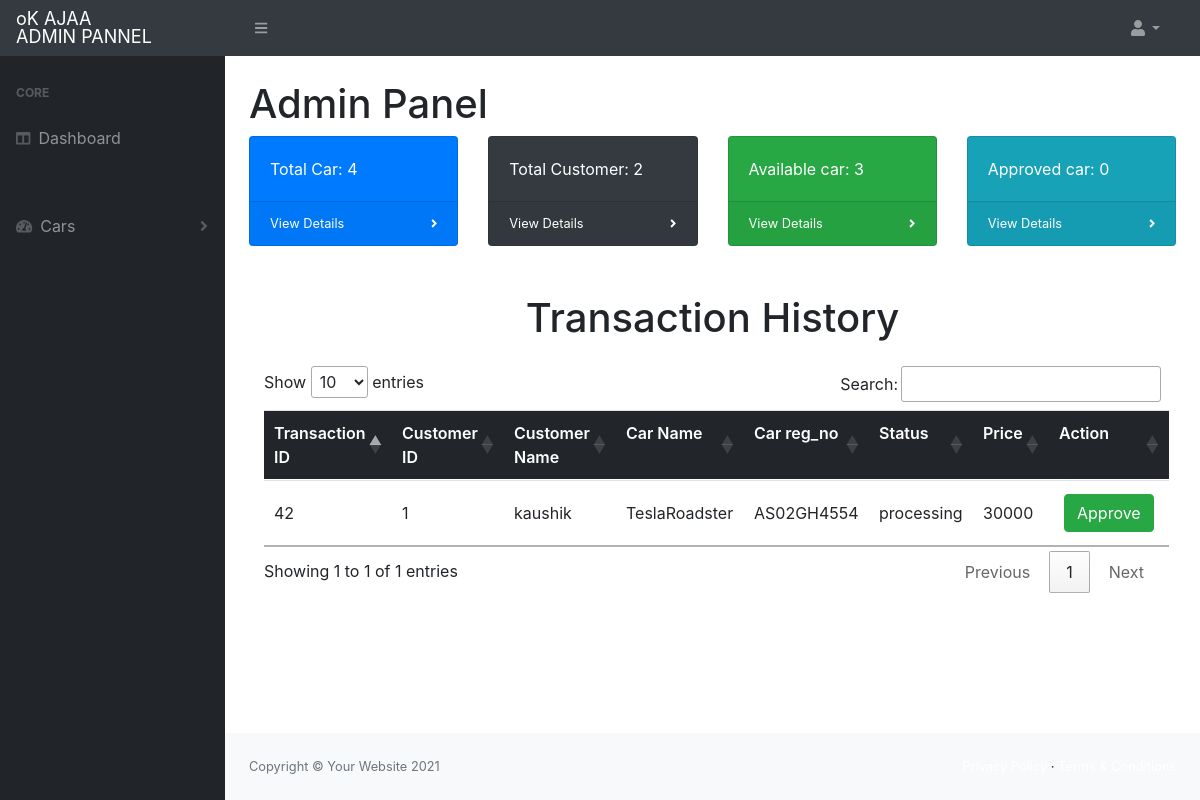
The app's page /admin/adminpanel.php (signed in) with its own data.
### tables this page shows
CREATE TABLE `car_transaction` (
  `transaction_id` bigint(20) NOT NULL,
  `user_id` int(100) NOT NULL,
  `reg_no` varchar(255) NOT NULL,
  `issue_date` varchar(20) DEFAULT NULL,
  `return_date` varchar(20) DEFAULT NULL,
  `issue_status` varchar(50) NOT NULL
);

CREATE TABLE `user` (
  `user_id` int(100) NOT NULL,
  `name` varchar(255) NOT NULL,
  `phone` varchar(11) NOT NULL,
  `email` varchar(100) NOT NULL,
  `password` varchar(100) NOT NULL
);

CREATE TABLE `car` (
  `reg_no` varchar(255) NOT NULL,
  `car_name` varchar(255) NOT NULL,
  `company` varchar(255) NOT NULL,
  `price` varchar(11) NOT NULL,
  `status` enum('available','processing','booked') NOT NULL DEFAULT 'available',
  `photo` varchar(100) NOT NULL
);

### admin/adminpanel.php (the view, shortened to what this page needs)
<?php
include 'connect.php';
include 'main.php';
$sql = ("SELECT COUNT(reg_no) FROM car");
$rs = mysqli_query($con, $sql);
$sql2 = ("SELECT COUNT(user_id) FROM user");
$rs2 = mysqli_query($con, $sql2);
$result = mysqli_fetch_array($rs);
$result2 = mysqli_fetch_array($rs2);
$sql4 = ("SELECT count(*) FROM car where status = \"available\"");
$result4 = mysqli_query($con, $sql4);
$available_car = mysqli_fetch_array($result4);
$sql5 = ("SELECT distinct count(transaction_id ) FROM car_transaction where issue_status='booked'");
$result5 = mysqli_query($con, $sql5);
$total_returned_book = mysqli_fetch_array($result5);
?>
<div class="row">
    <div class="col">
        <div class="card bg-primary text-white mb-4">
            <div class="card-body">Total Car: <?php echo $result[0]; ?> </div>
            <div class="card-footer d-flex align-items-center justify-content-between">
                <a class="small text-white stretched-link" href="viewcar.php">View Details</a>
                <div class="small text-white"><i class="fas fa-angle-right"></i></div>
            </div>
        </div>
    </div>
    <div class="col">
        <div class="card bg-dark text-white mb-4">
            <div class="card-body">Total Customer: <?php echo $result2[0]; ?></div>
            <div class="card-footer d-flex align-items-center justify-content-between">
                <a class="small text-white stretched-link" href="viewuser.php">View Details</a>
                <div class="small text-white"><i class="fas fa-angle-right"></i></div>
            </div>
        </div>
    </div>
    <div class="col">
        <div class="card bg-success text-white mb-4">
            <div class="card-body">Available car: <?php echo $available_car[0]; ?></div>
            <div class="card-footer d-flex align-items-center justify-content-between">
                <a class="small text-white stretched-link" href="available.php">View Details</a>
                <div class="small text-white"><i class="fas fa-angle-right"></i></div>
            </div>
        </div>
    </div>
    <div class="col">
        <div class="card bg-info text-white mb-4">
            <div class="card-body">Approved car: <?php echo $total_returned_book[0]; ?></div>
            <div class="card-footer d-flex align-items-center justify-content-between">
                <a class="small text-white stretched-link" href="returncar.php">View Details</a>
                <div class="small text-white"><i class="fas fa-angle-right"></i></div>
            </div>
        </div>
    </div>
</div>
<div class="container my-4" id="viewstudent">
    <h1 style="text-align: center;">Transaction History</h1>
</div>
<div class="container my-4">
    <table class="table" id="myTable">
        <thead class="thead">
            <tr>
                <td>Transaction ID</td>
                <td>Customer ID</td>
                <td>Customer Name</td>
                <td>Car Name</td>
                <td>Car reg_no</td>
                <td>Status</td>
                <td>Price</td>
                <td>Action</td>
            </tr>
        </thead>
        <tbody>
            <?php
            $query =' SELECT * FROM (( car_transaction inner join car on car_transaction.reg_no = car.reg_no) inner join user on car_transaction.user_id=user.user_id) where car_transaction.issue_status="processing"';
            $result = mysqli_query($con, $query);
            while ($row = mysqli_fetch_array($result)) {
                $issue_time = strtotime($row["issue_date"]);
                $return_time = strtotime($row["return_date"]);
                $offset = 24 * 60 * 60;
                $remaining = $return_time - $issue_time;
                $remaining_day = floor($remaining / $offset);
                $amount=$remaining_day*($row["price"]);
                echo '
                <tr>
                    <td style="vertical-align:middle;">' . $row["transaction_id"] . '</td>
                    <td style="vertical-align:middle;">' . $row["user_id"] . '</td>
                    <td style="vertical-align:middle;">' . $row["name"] . '</td>
                    <td style="vertical-align:middle;">' .  $row["company"] . $row["car_name"] . '</td>
                    <td style="vertical-align:middle;">' . $row["reg_no"] . '</td>
                    <td style="vertical-align:middle;">' . $row["issue_status"] . '</td>
                    <td style="vertical-align:middle;">' . $amount. '</td>
                    <td >  <button class="btn btn-success"><a href="approvecar.php?reg_no=' . $row["reg_no"] . '" class="action">Approve</a></button></td>
                </tr>
    ';
            }
            ?>
        </tbody>
    </table>
</div>
</div>
</main>
<footer class="py-4 bg-light mt-auto">
    <div class="container-fluid px-4">
        <div class="d-flex align-items-center justify-content-between small">
            <div class="text-muted">Copyright &copy; Your Website 2021</div>
            <div>
                <a href="#">Privacy Policy</a>
                &middot;
                <a href="#">Terms &amp; Conditions</a>
            </div>
        </div>
    </div>
</footer>
</div>
</div>
</body>
</html>

### admin/main.php (shortened to what this page needs)
<!DOCTYPE html>
<html lang="en">
<head>
    <link href="https://cdn.jsdelivr.net/npm/simple-datatables@latest/dist/style.css" rel="stylesheet" />
    <link href="css/styles.css" rel="stylesheet" />
    <link rel="stylesheet" href="https://cdn.jsdelivr.net/npm/bootstrap@4.6.0/dist/css/bootstrap.min.css">
    <link rel="stylesheet" href="https://stackpath.bootstrapcdn.com/bootstrap/4.4.1/css/bootstrap.min.css">
    <link rel="stylesheet" href="//cdn.datatables.net/1.10.20/css/jquery.dataTables.min.css">
</head>
<body class="sb-nav-fixed">
    <nav class="sb-topnav navbar navbar-expand navbar-dark bg-dark">
        <a class="navbar-brand" href="adminpanel.php">oK AJAA <br> ADMIN PANNEL</a>
        <button class="btn btn-link btn-sm order-1 order-lg-0 me-4 me-lg-0" id="sidebarToggle" href="#!"><i class="fas fa-bars"></i></button>
        <ul class="navbar-nav  ms-auto me-0 me-md-3 my-2 my-md-0">
            <li class="nav-item dropdown">
                <a class="nav-link dropdown-toggle" id="navbarDropdown" href="#" role="button" data-bs-toggle="dropdown" aria-expanded="false"><i class="fas fa-user fa-fw"></i></a>
            </li>
        </ul>
    </nav>
    <div id="layoutSidenav">
        <div id="layoutSidenav_nav">
            <nav class="sb-sidenav accordion sb-sidenav-dark" id="sidenavAccordion">
                <div class="sb-sidenav-menu">
                    <div class="nav">
                        <div class="sb-sidenav-menu-heading">Core</div>
                        <a class="nav-link" href="adminpanel.php">
                            <div class="sb-nav-link-icon"><i class="fas fa-columns"></i></div>
                            Dashboard
                        </a>
                        <div class="sb-sidenav-menu-heading"></div>
                        <a class="nav-link collapsed" href="#" data-bs-toggle="collapse" data-bs-target="#collapseLayouts" aria-expanded="false" aria-controls="collapseLayouts">
                            <div class="sb-nav-link-icon"><i class="fas fa-tachometer-alt"></i></div>
                            Cars
                            <div class="sb-sidenav-collapse-arrow"><i class="fas fa-angle-down"></i></div>
                        </a>
                    </div>
                </div>
            </nav>
        </div>
        <div id="layoutSidenav_content">
            <main>
                <div class="container-fluid px-4">
                    <h1 class="mt-4">Admin Panel </h1>

### admin/main.php (style rules this page uses)
.navbar-brand { font-size: 18px; line-height: 1; }
.thead { background-color: rgb(34, 37, 41); font-weight: 600; color: white; border-radius: 5rem; }
a { color: white; }
button { margin: 5px; }

### records on screen
car_transaction: transaction_id "42", user.user_id "1", user.name "kaushik", car.company "Tesla", car.car_name "Roadster", car.reg_no "AS02GH4554", issue_status "processing", amount "30000"

### other values on screen
$result[0] "4"
$result2[0] "2"
$available_car[0] "3"
$total_returned_book[0] "0"
